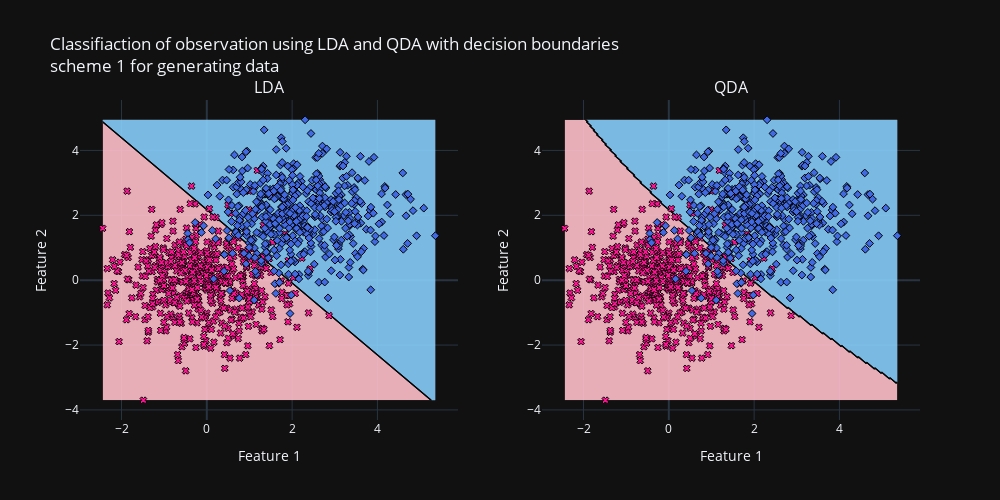

The notebook cell this image was saved under:
### Code cell
X, y = generate_scheme_1(1000, 2)
third_experiment(X, y, 'scheme 1 for generating data')

### Figure 1 — Plotly figure (JSON) as saved in the notebook; plotly's stock layout.template omitted (floating-point values rounded to 4 significant figures; data arrays with more than 128 entries replaced by an {"elided": "..."} marker saying what was removed)
{"data": [{"marker": {"color": "deeppink", "line": {"color": "black", "width": 1}, "symbol": "x"}, "mode": "markers", "name": "Class 0", "x": {"elided": "496 float values"}, "y": {"elided": "496 float values"}, "type": "scatter", "xaxis": "x", "yaxis": "y"}, {"marker": {"color": "royalblue", "line": {"color": "black", "width": 1}, "symbol": "diamond"}, "mode": "markers", "name": "Class 1", "x": {"elided": "504 float values"}, "y": {"elided": "504 float values"}, "type": "scatter", "xaxis": "x", "yaxis": "y"}, {"colorscale": [[0, "pink"], [1, "lightskyblue"]], "name": "LDA", "opacity": 0.9, "showscale": false, "x": {"elided": "200 float values"}, "y": {"elided": "200 float values"}, "z": {"elided": "200x200 int values"}, "type": "contour", "xaxis": "x", "yaxis": "y"}, {"marker": {"color": "deeppink", "line": {"color": "black", "width": 1}, "symbol": "x"}, "mode": "markers", "name": "Class 0", "x": {"elided": "496 float values"}, "y": {"elided": "496 float values"}, "type": "scatter", "xaxis": "x2", "yaxis": "y2"}, {"marker": {"color": "royalblue", "line": {"color": "black", "width": 1}, "symbol": "diamond"}, "mode": "markers", "name": "Class 1", "x": {"elided": "504 float values"}, "y": {"elided": "504 float values"}, "type": "scatter", "xaxis": "x2", "yaxis": "y2"}, {"colorscale": [[0, "pink"], [1, "lightskyblue"]], "name": "QDA", "opacity": 0.9, "showscale": false, "x": {"elided": "200 float values"}, "y": {"elided": "200 float values"}, "z": {"elided": "200x200 int values"}, "type": "contour", "xaxis": "x2", "yaxis": "y2"}], "layout": {"xaxis": {"anchor": "y", "domain": [0.0, 0.45], "title": {"text": "Feature 1"}}, "yaxis": {"anchor": "x", "domain": [0.0, 1.0], "title": {"text": "Feature 2"}}, "xaxis2": {"anchor": "y2", "domain": [0.55, 1.0], "title": {"text": "Feature 1"}}, "yaxis2": {"anchor": "x2", "domain": [0.0, 1.0], "title": {"text": "Feature 2"}}, "annotations": [{"font": {"size": 16}, "showarrow": false, "text": "LDA", "x": 0.225, "xanchor": "center", "xref": "paper", "y": 1.0, "yanchor": "bottom", "yref": "paper"}, {"font": {"size": 16}, "showarrow": false, "text": "QDA", "x": 0.775, "xanchor": "center", "xref": "paper", "y": 1.0, "yanchor": "bottom", "yref": "paper"}], "title": {"text": "Classifiaction of observation using LDA and QDA with decision boundaries <br>scheme 1 for generating data"}, "showlegend": false, "height": 500, "width": 1000}}
